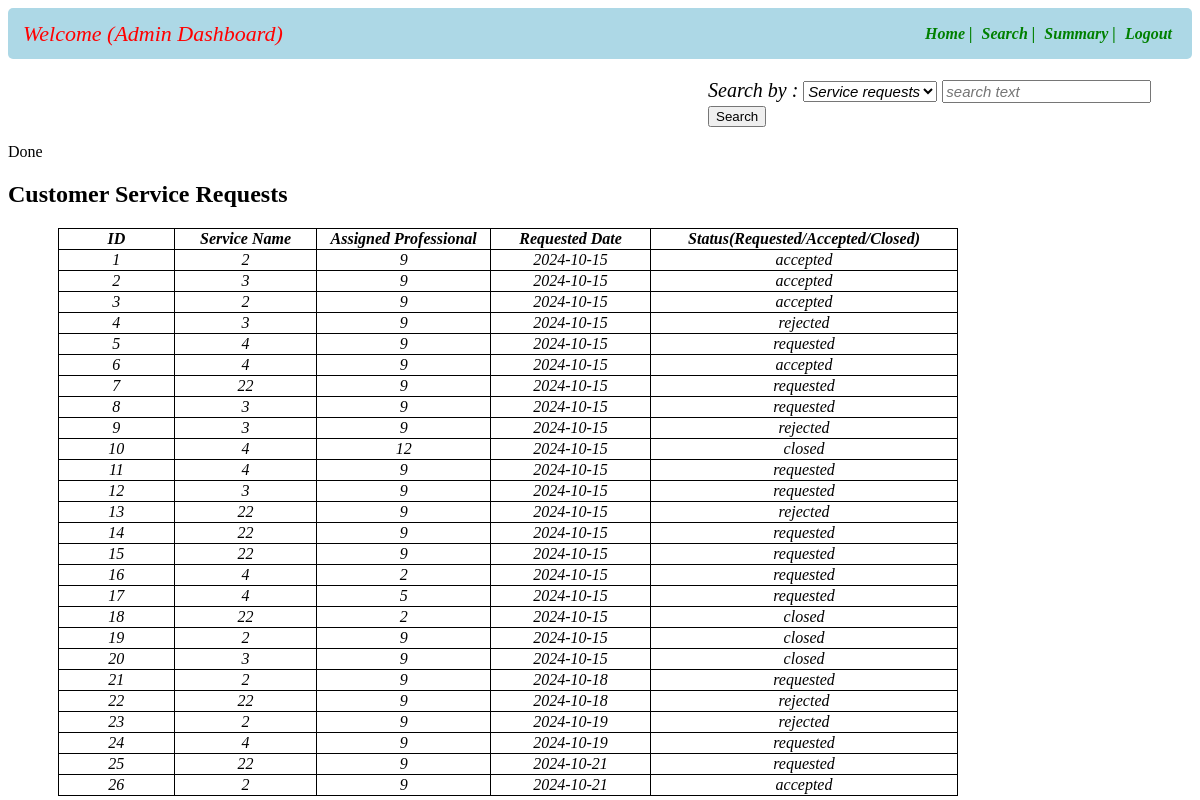
Page /adminsearch on the earlier database version.
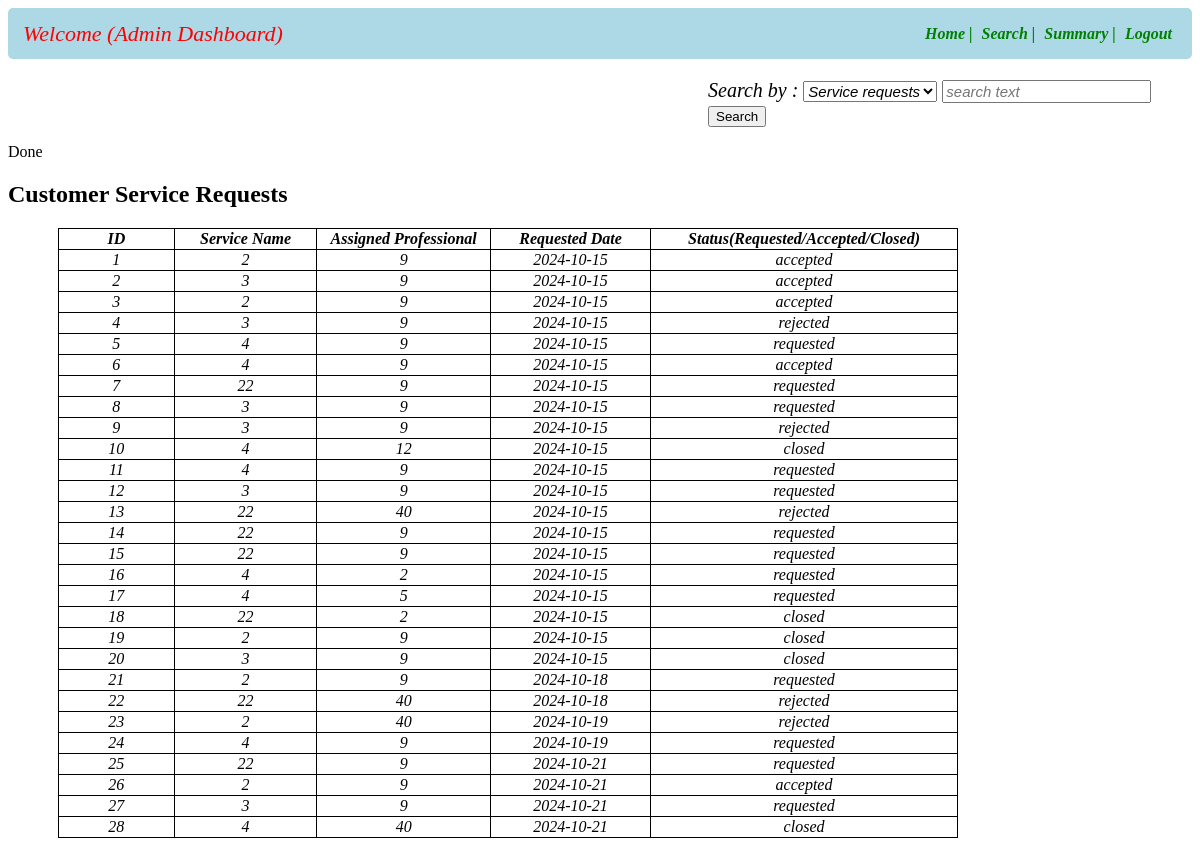
Same page on the later database version.
### app.py (models this page shows)
class Customer_Service_Request(db.Model):
    __tablename__="customer_service_request"
    id=db.Column(db.Integer,primary_key=True)
    service_id=db.Column(db.Integer,db.ForeignKey(Service_Info.id),nullable=False)
    customer_id=db.Column(db.Integer,db.ForeignKey(User_Info.id),nullable=False)
    professional_id=db.Column(db.Integer,db.ForeignKey(User_Info.id),nullable=False)
    date_of_request=db.Column(db.String,nullable=False)
    date_of_completion=db.Column(db.String,nullable=False)
    service_status=db.Column(db.String,nullable=False)
    remarks=db.Column(db.String)
    location=db.Column(db.String,nullable=False)

### app.py (the view, shortened to what this page needs)
@app.route("/adminsearch",methods=["GET","POST"])
def admin_search():
    servname=Service_Info.query.all()
    crequests=Customer_Service_Request.query.all()
    return render_template("admin_search.html",crequests=crequests)
    return render_template("admin_search.html",servicename=servname)

### templates/admin_search.html (shortened to what this page needs)
<!DOCTYPE html>
<html lang="en">
<head>
</head>
<body>
    <div id="header">
        <nav class="navbar">
            <div class="navdiv">
                <div class="logo">Welcome (Admin Dashboard)</div>
                <ul>
                    <li><a href="/admindashboard">Home |</a></li>
                    <li><a href="/adminsearch">Search |</a></li>
                    <li><a href="/adminsummary">Summary |</a></li>
                    <li><a href="/login">Logout</a></li>
                </ul>
            </div>
        </nav>
    </div>
    <div id="main">
        <form action="/adminsearch" id="form" method="POST">
            <div id="search">
                <label for="servicename">Search by :</label>
                <select name="s_name" id="servicename" row="4" cols="21">
                    <option value="services">Service requests</option>
                </select>
                <input type="text" id="searchtext" name="s_text" placeholder="search text">
                <button type="submit" btn btn-primary data-bs-toggle="tooltip" data-bs-placement="left" title="Click to search">Search</button>
            </div>
        </form>
        {% if searchby=="professionals" %}
        <div>
            <h2>Service Professionals List</h2>
            <p style="color:red;">Admin may block/unblock professionals</p>
            <table id = "professionals-table">
                <thead id="th">
                    <tr>
                        <th>ID</th>
                        <th>Name</th>
                        <th>Experience</th>
                        <th>Service Name</th>
                        <th>Status</th>
                        <th>Customer Reviews</th>
                        <th>Action</th>
                    </tr>
                </thead>
                <tbody id="td">
                    {% for entry in professionals %}
                    {% if entry.role==2 %}
                    <tr>
                        <td><a href="/viewprofessional/{{entry.id}}">{{entry["id"]}}<a/></td>
                        <td>{{entry["full_name"]}}</td>
                        <td>{{entry["experience"]}}</td>
                        <td>{{entry["service_name"]}}</td>
                        <td>{{entry["status"]}}</td>
                        <td>{{entry["reviews"]}}</td>
                        <td><a href="/blockprofessional/{{entry.id}}/reject">Block</a>| <a href="/blockprofessional/{{entry.id}}/approve">Unblock</a></td>
                    </tr>
                    {% endif %}
                    {% endfor %}
                <tbody>
            </table>
        </div>
        {% else %}
         <p>Done</p>
         <div>
            <h2>Customer Service Requests</h2>
            <table id = "servicerequest-table">
                <thead id="th">
                    <tr>
                        <th>ID</th>
                        <th>Service Name</th>
                        <th>Assigned Professional</th>
                        <th>Requested Date</th>
                        <th>Status(Requested/Accepted/Closed)</th>
                    </tr>
                </thead>
                <tbody id="td">
                    {% for entry in crequests%}
                    <tr>
                        <td>{{entry["id"]}}</td>
                        <td>{{entry["service_id"]}}</td>
                        <td>{{entry["professional_id"]}}</td>
                        <td>{{entry["date_of_request"]}}</td>
                        <td>{{entry["service_status"]}}</td>
                    </tr>
                    {% endfor %}
            </table>
        </div>
    {% endif %}
    </div>
</body>
</html>

### templates/admin_search.html (style rules this page uses)
* { text-decoration: none; }
.navbar { background-color: lightblue; padding-right: 15px; padding-left: 15px; border-radius: 5px; }
ul li { vertical-align: middle; }
.navdiv { display:flex; align-items: center; justify-content: space-between; }
.logo { font-size: 22px; color: red; font-style: italic; }
li { list-style: none; display: inline; }
li a { color: green; font-size: 16px; font-style: italic; margin-right: 5px; font-weight: bold; }
#search { font-style:italic; font-size:20px; margin-top:20px; margin-left:700px; }
#servicename { font-style:italic; font-size:15px; }
#searchtext { font-style:italic; font-size:15px; }
table ,th, td { text-align: center; font-style: italic; width:900px; margin-top: 20px; margin-left: 50px; border-radius: 10px; border-color: blue; border: 1px solid black; border-collapse: collapse ; }

Differences in the rows shown:
changed Customer_Service_Request id 13: professional_id "9" → "40"
changed Customer_Service_Request id 22: professional_id "9" → "40"
changed Customer_Service_Request id 23: professional_id "9" → "40"
added Customer_Service_Request: id "27", service_id "3", professional_id "9", date_of_request "2024-10-21", service_status "requested"
added Customer_Service_Request: id "28", service_id "4", professional_id "40", date_of_request "2024-10-21", service_status "closed"
